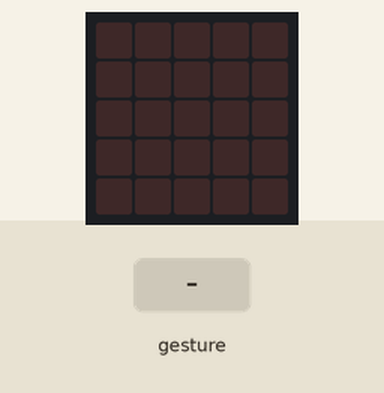
Simulated run of this program. Board: BBC micro:bit (MakeCode). Shown: the board's 5×5 LED display. The test bench sets the inputs (shaded band). Random numbers come from a fixed seed; a tilt is held for 1.5 s and a shake lasts 1 s, then the board lies face up again.

Above: at 1.2 s.
1.3 s: gesture 'shake'
At 2.1 s:
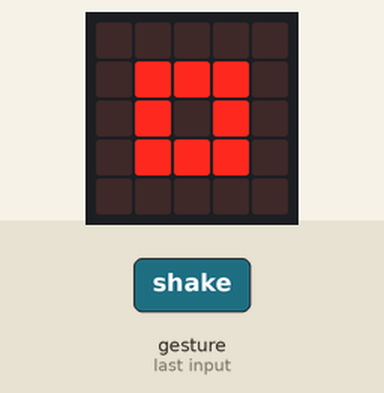
3.0 s: gesture 'shake'
At 4.6 s:
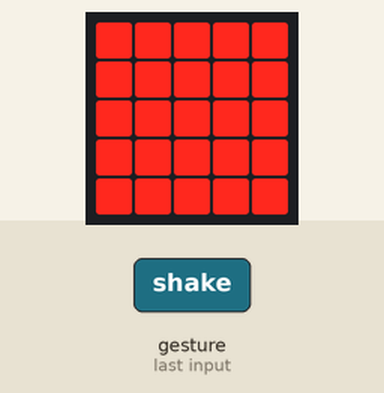
Timing chart, 0 to 6.1 s (numbered marks = the images above; inputs shaded):
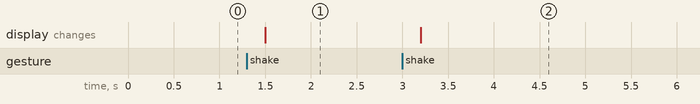

The program:

main.ts
```typescript
let Hand = 0
input.onGesture(Gesture.Shake, function () {
    Hand = randint(1, 3)
    if (Hand == 1) {
        basic.showIcon(IconNames.SmallSquare)
    } else if (Hand == 2) {
        basic.showIcon(IconNames.Scissors)
    } else {
        basic.showLeds(`
            # # # # #
            # # # # #
            # # # # #
            # # # # #
            # # # # #
            `)
    }
})
```

test.ts
```typescript
// 在此处测试；当此软件包作为插件使用时，将不会编译此软件包。
```

Measured:
- after the input at 1.3 s, the display: changes after 0.20 s (image 1)
- after the input at 3.0 s, the display: changes after 0.20 s (image 2)
